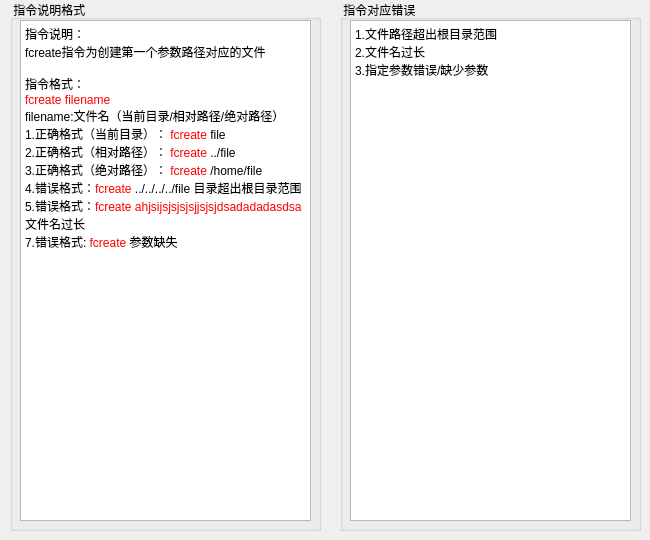
   <widget class="QWidget" name="tab_8">
    <attribute name="title">
     <string>fcreate</string>
    </attribute>
    <widget class="QGroupBox" name="groupBox_11">
     <property name="geometry">
      <rect>
       <x>340</x>
       <y>0</y>
       <width>301</width>
       <height>531</height>
      </rect>
     </property>
     <property name="title">
      <string> 指令对应错误</string>
     </property>
     <widget class="QTextBrowser" name="textBrowser_15">
      <property name="geometry">
       <rect>
        <x>10</x>
        <y>20</y>
        <width>281</width>
        <height>501</height>
       </rect>
      </property>
      <property name="html">
       <string>&lt;!DOCTYPE HTML PUBLIC &quot;-//W3C//DTD HTML 4.0//EN&quot; &quot;http://www.w3.org/TR/REC-html40/strict.dtd&quot;&gt;
&lt;html&gt;&lt;head&gt;&lt;meta name=&quot;qrichtext&quot; content=&quot;1&quot; /&gt;&lt;style type=&quot;text/css&quot;&gt;
p, li { white-space: pre-wrap; }
&lt;/style&gt;&lt;/head&gt;&lt;body style=&quot; font-family:'SimSun'; font-size:9pt; font-weight:400; font-style:normal;&quot;&gt;
&lt;p style=&quot; margin-top:0px; margin-bottom:0px; margin-left:0px; margin-right:0px; -qt-block-indent:0; text-indent:0px;&quot;&gt;1.文件路径超出根目录范围&lt;/p&gt;
&lt;p style=&quot; margin-top:0px; margin-bottom:0px; margin-left:0px; margin-right:0px; -qt-block-indent:0; text-indent:0px;&quot;&gt;2.&lt;span style=&quot; color:#000000;&quot;&gt;文件名过长&lt;/span&gt;&lt;/p&gt;
&lt;p style=&quot; margin-top:0px; margin-bottom:0px; margin-left:0px; margin-right:0px; -qt-block-indent:0; text-indent:0px;&quot;&gt;&lt;span style=&quot; color:#000000;&quot;&gt;3.指定参数错误/缺少参数&lt;/span&gt;&lt;/p&gt;&lt;/body&gt;&lt;/html&gt;</string>
      </property>
     </widget>
    </widget>
    <widget class="QGroupBox" name="groupBox_12">
     <property name="geometry">
      <rect>
       <x>10</x>
       <y>0</y>
       <width>311</width>
       <height>531</height>
      </rect>
     </property>
     <property name="title">
      <string> 指令说明格式</string>
     </property>
     <widget class="QTextBrowser" name="textBrowser_16">
      <property name="geometry">
       <rect>
        <x>10</x>
        <y>20</y>
        <width>291</width>
        <height>501</height>
       </rect>
      </property>
      <property name="html">
       <string>&lt;!DOCTYPE HTML PUBLIC &quot;-//W3C//DTD HTML 4.0//EN&quot; &quot;http://www.w3.org/TR/REC-html40/strict.dtd&quot;&gt;
&lt;html&gt;&lt;head&gt;&lt;meta name=&quot;qrichtext&quot; content=&quot;1&quot; /&gt;&lt;style type=&quot;text/css&quot;&gt;
p, li { white-space: pre-wrap; }
&lt;/style&gt;&lt;/head&gt;&lt;body style=&quot; font-family:'SimSun'; font-size:9pt; font-weight:400; font-style:normal;&quot;&gt;
&lt;p style=&quot; margin-top:0px; margin-bottom:0px; margin-left:0px; margin-right:0px; -qt-block-indent:0; text-indent:0px;&quot;&gt;指令说明：&lt;/p&gt;
&lt;p style=&quot; margin-top:0px; margin-bottom:0px; margin-left:0px; margin-right:0px; -qt-block-indent:0; text-indent:0px;&quot;&gt;fcreate指令为创建第一个参数路径对应的文件&lt;/p&gt;
&lt;p style=&quot;-qt-paragraph-type:empty; margin-top:0px; margin-bottom:0px; margin-left:0px; margin-right:0px; -qt-block-indent:0; text-indent:0px;&quot;&gt;&lt;br /&gt;&lt;/p&gt;
&lt;p style=&quot; margin-top:0px; margin-bottom:0px; margin-left:0px; margin-right:0px; -qt-block-indent:0; text-indent:0px;&quot;&gt;指令格式：&lt;/p&gt;
&lt;p style=&quot; margin-top:0px; margin-bottom:0px; margin-left:0px; margin-right:0px; -qt-block-indent:0; text-indent:0px;&quot;&gt;&lt;span style=&quot; color:#ff0000;&quot;&gt;fcreate filename&lt;/span&gt;&lt;/p&gt;
&lt;p style=&quot; margin-top:0px; margin-bottom:0px; margin-left:0px; margin-right:0px; -qt-block-indent:0; text-indent:0px;&quot;&gt;&lt;span style=&quot; font-family:'黑体';&quot;&gt;filename:文件名（当前目录/相对路径/绝对路径）&lt;/span&gt;&lt;/p&gt;
&lt;p style=&quot; margin-top:0px; margin-bottom:0px; margin-left:0px; margin-right:0px; -qt-block-indent:0; text-indent:0px;&quot;&gt;1.正确格式（当前目录）： &lt;span style=&quot; color:#ff0000;&quot;&gt;fcreate&lt;/span&gt; file&lt;/p&gt;
&lt;p style=&quot; margin-top:0px; margin-bottom:0px; margin-left:0px; margin-right:0px; -qt-block-indent:0; text-indent:0px;&quot;&gt;2.正确格式（相对路径）： &lt;span style=&quot; color:#ff0000;&quot;&gt;fcreate&lt;/span&gt; ../file&lt;/p&gt;
&lt;p style=&quot; margin-top:0px; margin-bottom:0px; margin-left:0px; margin-right:0px; -qt-block-indent:0; text-indent:0px;&quot;&gt;3.正确格式（绝对路径）： &lt;span style=&quot; color:#ff0000;&quot;&gt;fcreate&lt;/span&gt; /home/file&lt;/p&gt;
&lt;p style=&quot; margin-top:0px; margin-bottom:0px; margin-left:0px; margin-right:0px; -qt-block-indent:0; text-indent:0px;&quot;&gt;4.错误格式：&lt;span style=&quot; color:#ff0000;&quot;&gt;fcreate&lt;/span&gt; ../../../../file 目录超出根目录范围&lt;/p&gt;
&lt;p style=&quot; margin-top:0px; margin-bottom:0px; margin-left:0px; margin-right:0px; -qt-block-indent:0; text-indent:0px;&quot;&gt;5.错误格式：&lt;span style=&quot; color:#ff0000;&quot;&gt;fcreate ahjsijsjsjsjsjjsjsjdsadadadasdsa&lt;/span&gt;&lt;span style=&quot; color:#000000;&quot;&gt;文件名过长&lt;/span&gt;&lt;/p&gt;
&lt;p style=&quot; margin-top:0px; margin-bottom:0px; margin-left:0px; margin-right:0px; -qt-block-indent:0; text-indent:0px;&quot;&gt;&lt;span style=&quot; color:#000000;&quot;&gt;7.错误格式: &lt;/span&gt;&lt;span style=&quot; color:#ff0000;&quot;&gt;fcreate &lt;/span&gt;&lt;span style=&quot; color:#000000;&quot;&gt;参数缺失&lt;/span&gt;&lt;/p&gt;&lt;/body&gt;&lt;/html&gt;</string>
      </property>
     </widget>
    </widget>
   </widget>
